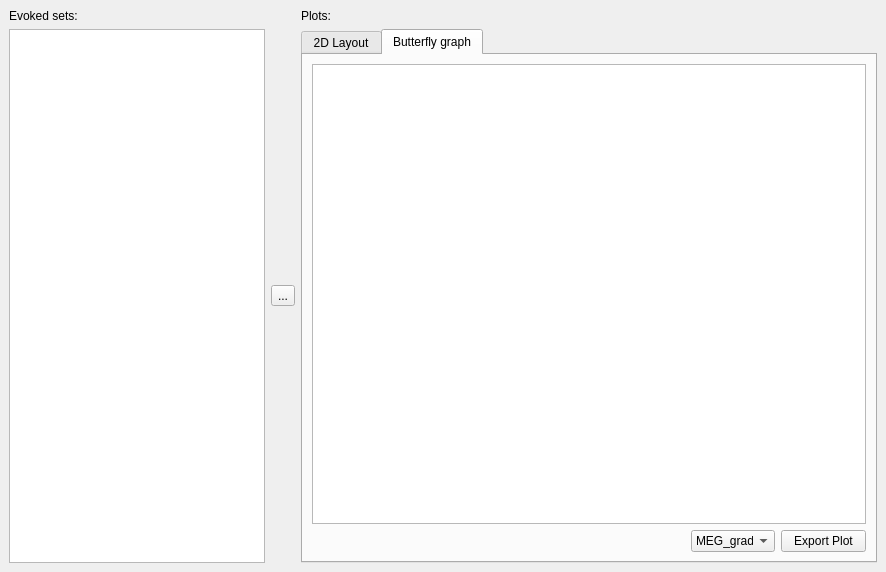
<?xml version="1.0" encoding="UTF-8"?>
<ui version="4.0">
 <class>AverageWindow</class>
 <widget class="QDockWidget" name="AverageWindow">
  <property name="geometry">
   <rect>
    <x>0</x>
    <y>0</y>
    <width>886</width>
    <height>572</height>
   </rect>
  </property>
  <property name="allowedAreas">
   <set>Qt::BottomDockWidgetArea|Qt::TopDockWidgetArea</set>
  </property>
  <property name="windowTitle">
   <string>Average manager</string>
  </property>
  <widget class="QWidget" name="dockWidgetContents">
   <layout class="QHBoxLayout" name="horizontalLayout">
    <item>
     <layout class="QGridLayout" name="gridLayout_4">
      <property name="topMargin">
       <number>0</number>
      </property>
      <property name="verticalSpacing">
       <number>6</number>
      </property>
      <item row="0" column="0" colspan="2">
       <widget class="QLabel" name="m_label_EvokedSets">
        <property name="sizePolicy">
         <sizepolicy hsizetype="Preferred" vsizetype="Fixed">
          <horstretch>0</horstretch>
          <verstretch>0</verstretch>
         </sizepolicy>
        </property>
        <property name="text">
         <string>Evoked sets:</string>
        </property>
       </widget>
      </item>
      <item row="0" column="3">
       <widget class="QLabel" name="label">
        <property name="sizePolicy">
         <sizepolicy hsizetype="Preferred" vsizetype="Fixed">
          <horstretch>0</horstretch>
          <verstretch>0</verstretch>
         </sizepolicy>
        </property>
        <property name="text">
         <string>Plots:</string>
        </property>
       </widget>
      </item>
      <item row="1" column="3">
       <widget class="QTabWidget" name="tabWidget">
        <property name="currentIndex">
         <number>1</number>
        </property>
        <widget class="QWidget" name="tab">
         <attribute name="title">
          <string>2D Layout</string>
         </attribute>
         <layout class="QGridLayout" name="gridLayout_2">
          <item row="0" column="0">
           <layout class="QGridLayout" name="gridLayout">
            <item row="1" column="1">
             <widget class="QPushButton" name="m_pushButton_exportLayoutPlot">
              <property name="sizePolicy">
               <sizepolicy hsizetype="Fixed" vsizetype="Fixed">
                <horstretch>85</horstretch>
                <verstretch>0</verstretch>
               </sizepolicy>
              </property>
              <property name="minimumSize">
               <size>
                <width>85</width>
                <height>0</height>
               </size>
              </property>
              <property name="maximumSize">
               <size>
                <width>85</width>
                <height>16777215</height>
               </size>
              </property>
              <property name="text">
               <string>Export plot</string>
              </property>
             </widget>
            </item>
            <item row="0" column="0" colspan="2">
             <widget class="QGraphicsView" name="m_graphicsView_layout"/>
            </item>
            <item row="1" column="0">
             <spacer name="horizontalSpacer_2">
              <property name="orientation">
               <enum>Qt::Horizontal</enum>
              </property>
              <property name="sizeHint" stdset="0">
               <size>
                <width>40</width>
                <height>20</height>
               </size>
              </property>
             </spacer>
            </item>
           </layout>
          </item>
         </layout>
        </widget>
        <widget class="QWidget" name="tab_3">
         <attribute name="title">
          <string>Butterfly graph</string>
         </attribute>
         <layout class="QGridLayout" name="gridLayout_6">
          <item row="0" column="0">
           <layout class="QGridLayout" name="gridLayout_5">
            <item row="1" column="2">
             <widget class="QPushButton" name="m_pushButton_exportButterflyPlot">
              <property name="sizePolicy">
               <sizepolicy hsizetype="Fixed" vsizetype="Fixed">
                <horstretch>0</horstretch>
                <verstretch>0</verstretch>
               </sizepolicy>
              </property>
              <property name="minimumSize">
               <size>
                <width>85</width>
                <height>0</height>
               </size>
              </property>
              <property name="maximumSize">
               <size>
                <width>85</width>
                <height>16777215</height>
               </size>
              </property>
              <property name="text">
               <string>Export Plot</string>
              </property>
             </widget>
            </item>
            <item row="1" column="1">
             <widget class="QComboBox" name="m_comboBox_channelKind">
              <property name="minimumSize">
               <size>
                <width>84</width>
                <height>0</height>
               </size>
              </property>
              <property name="maximumSize">
               <size>
                <width>84</width>
                <height>16777215</height>
               </size>
              </property>
              <item>
               <property name="text">
                <string>MEG_grad</string>
               </property>
              </item>
              <item>
               <property name="text">
                <string>MEG_mag</string>
               </property>
              </item>
              <item>
               <property name="text">
                <string>EEG</string>
               </property>
              </item>
             </widget>
            </item>
            <item row="0" column="0" colspan="3">
             <widget class="QGraphicsView" name="m_graphicsView_butterflyPlot"/>
            </item>
            <item row="1" column="0">
             <spacer name="horizontalSpacer">
              <property name="orientation">
               <enum>Qt::Horizontal</enum>
              </property>
              <property name="sizeHint" stdset="0">
               <size>
                <width>40</width>
                <height>20</height>
               </size>
              </property>
             </spacer>
            </item>
           </layout>
          </item>
         </layout>
        </widget>
       </widget>
      </item>
      <item row="1" column="0" colspan="2">
       <widget class="QTableView" name="m_tableView_loadedSets">
        <property name="sizePolicy">
         <sizepolicy hsizetype="Fixed" vsizetype="Preferred">
          <horstretch>0</horstretch>
          <verstretch>0</verstretch>
         </sizepolicy>
        </property>
        <property name="selectionMode">
         <enum>QAbstractItemView::SingleSelection</enum>
        </property>
        <property name="selectionBehavior">
         <enum>QAbstractItemView::SelectRows</enum>
        </property>
       </widget>
      </item>
      <item row="1" column="2">
       <widget class="QToolButton" name="m_toolbutton_addAverage">
        <property name="text">
         <string>...</string>
        </property>
       </widget>
      </item>
     </layout>
    </item>
   </layout>
  </widget>
 </widget>
 <resources/>
 <connections/>
</ui>
